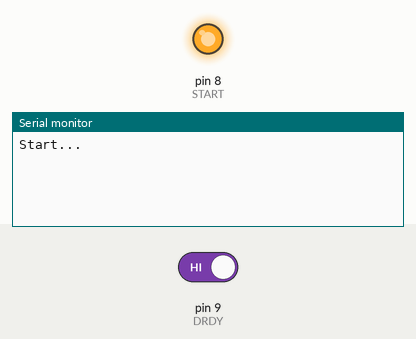
Simulated run of this sketch. Board: Arduino Uno, built with avr-gcc and run on an emulated ATmega328P. Parts: output pins drawn as LEDs (lit = HIGH), the last lines printed to the serial monitor. The test bench sets the inputs (shaded band); at power-on: pin 9 (DRDY) HIGH. Pins used as bus, display or sensor lines are not drawn.

Above: at 1.0 s.
1.1 s: pin 9 (DRDY) driven LOW
At 1.9 s:
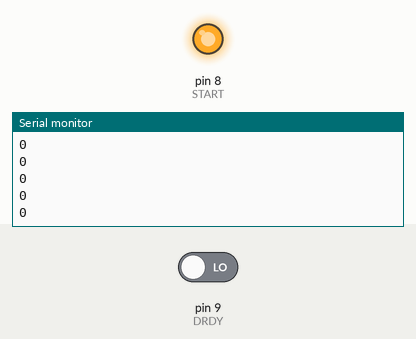
At 4.6 s:
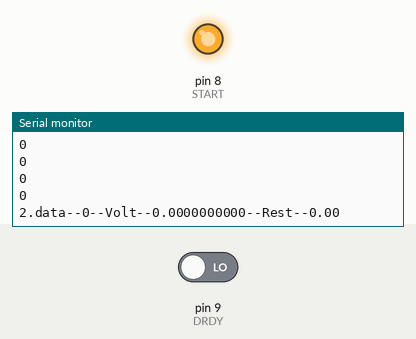

Measured:
- after the input at 1.1 s, the serial monitor: prints a new line at once (image 1)

The sketch:

ads-rtd.ino
```cpp
#include <SPI.h>

const int ADResetPulse = 1;  // ADC reset (min. 4x244 = 976 ns, low), 244 ns = 1/4,096 MHz;
const int ADResetDelay = 1;  // ADC delay afrter reset in ms min 0.6 ms
int mux1settings;
int a = 1;

const int CS = 10;  //clock pin

const int DRDY = 9;   //data ready pin
const int START = 8;  //start pin
const int RST = 7;    //data ready pin

#define MUX0 0x00   //Multiplexer Control Register 0
#define VBIAS 0X01  //Bias Voltage Register
#define MUX1 0x02   //Multiplexer Control REgister 1
#define SYS0 0x03   //System Control Register 0

#define MUX_SP2_AIN0 B00000000  // 000 AIN0 (default)
#define MUX_SP2_AIN1 B00001000  // 001 AIN1
#define MUX_SP2_AIN2 B00010000  // 010 AIN2
#define MUX_SP2_AIN3 B00011000  // 011 AIN3

#define MUX_SN2_AIN0 B00000000  // 000 AIN0
#define MUX_SN2_AIN1 B00000001  // 001 AIN1 (default)
#define MUX_SN2_AIN2 B00000010  // 010 AIN2
#define MUX_SN2_AIN3 B00000011  // 011 AIN3

#define WAKEUP 0x00  //Exit Sleep Mode
#define SLEEP 0x01   //Enter Sleep Mode
#define SYNC 0x04    //Synchornize the A/D Conversion
#define RESET 0x06   //Reset To Power UP values
#define NOP 0xFF     //NO Operation
/*DATA READ*/
#define RDATA 0x12   //Read data once
#define RDATAC 0x14  //Read data continously
#define SDATAC 0x16  //Stop reading data continously
/*READ REGISTER */
#define RREG 0x20  //Read From Register
#define WREG 0x40  //Write To Register
/*Calibration */
#define SYSOCAL 0x60   //System Offset Calibration
#define SYSGCAL 0x61   //System Gain Calibration
#define SELFOCAL 0x62  //Self Offset Calibration

#define PGA2_0 B00000000    // 1 (default)
#define PGA2_2 B00010000    // 2
#define PGA2_4 B00100000    // 4
#define PGA2_8 B00110000    // 8
#define PGA2_8 B00110000    // 8
#define PGA2_16 B01000000   // 16
#define PGA2_32 B01010000   // 32
#define PGA2_64 B01100000   // 64
#define PGA2_128 B01110000  // 128

#define DOR3_5 B00000000    // 5SPS (default)
#define DOR3_10 B00000001   // 10SPS
#define DOR3_20 B00000010   // 20SPS
#define DOR3_40 B00000011   // 40SPS
#define DOR3_80 B00000100   // 80SPS
#define DOR3_160 B00000101  // 160SPS

#define VREFCON1_OFF B00000000  // Internal reference is always off (default)
#define VREFCON1_ON B00100000   // Internal reference is always on
#define VREFCON1_PS B01100000   // Internal reference is on when a conversion is in progress

/* REFSELT1:0 These bits select the reference input for the ADC  */
#define REFSELT1_REF0 B00000000     // REF0 input pair selected (default)
#define REFSELT1_REF1 B00001000     // REF1 input pair selected
#define REFSELT1_ON B00010000       // Onboard reference selected
#define REFSELT1_ON_REF0 B00011000  // Onboard reference selected and internally connected to REF0 input pair

#define VBIAS_3 B00001000  // AIN3
#define VBIAS_2 B00000100  // AIN2
#define VBIAS_1 B00000010  // AIN1
#define VBIAS_0 B00000001  // AIN0

#define IDAC0 0x0A  //IDAC Control Register 0
#define IDAC1 0x0B  //IDAC Control Register 1

#define I1DIR_AIN0 B00000000   // AIN0
#define I1DIR_AIN1 B00010000   // AIN1
#define I1DIR_AIN2 B00100000   // AIN2
#define I1DIR_AIN3 B00110000   // AIN3
#define I1DIR_IEXT1 B10000000  // IEXT1
#define I1DIR_IEXT2 B10010000  // IEXT2
#define I1DIR_OFF B11000000

#define I2DIR_AIN0 B00000000   // AIN0
#define I2DIR_AIN1 B00000001   // AIN1
#define I2DIR_AIN2 B00000010   // AIN2
#define I2DIR_AIN3 B00000011   // AIN3
#define I2DIR_IEXT1 B00001000  // IEXT1
#define I2DIR_IEXT2 B00001001  // IEXT2
#define I2DIR_OFF B00001100

//The IMAG bits control the magnitude of the excitation current. The IDACs require the internal reference to be on.  */
#define IMAG2_OFF B00000000   // off (default)
#define IMAG2_50 B00000001    // 50uA
#define IMAG2_100 B00000010   // 100uA
#define IMAG2_250 B00000011   // 250uA
#define IMAG2_500 B00000100   // 500uA
#define IMAG2_750 B00000101   // 750uA
#define IMAG2_1000 B00000110  // 1000uA
#define IMAG2_1500 B00000111  // 1500uA

#define SPI_SPEED 4000000

unsigned long GetRegisterValue(uint8_t regAdress) {
  uint8_t bufr;
  SPI.beginTransaction(SPISettings(SPI_SPEED, MSBFIRST, SPI_MODE1));  // initialize SPI with 4Mhz clock, MSB first, SPI Mode0
  digitalWrite(CS, LOW);
  delayMicroseconds(1);
  SPI.transfer(RREG | regAdress);  // send 1st command byte, address of the register
  SPI.transfer(0x00);              // send 2nd command byte, read only one register
  delayMicroseconds(1);
  bufr = SPI.transfer(NOP);  // read data of the register
  delayMicroseconds(1);
  digitalWrite(CS, HIGH);
  //digitalWriteFast(_START, LOW);
  SPI.endTransaction();
  return bufr;
}

long GetConversion() {
  int32_t regData;
  ;
  while (digitalRead(DRDY) != 0)
    ;
  SPI.beginTransaction(SPISettings(SPI_SPEED, MSBFIRST, SPI_MODE1));
  digitalWrite(CS, LOW);  //Pull SS Low to Enable Communications with ADS1247
  delayMicroseconds(10);  // RD: Wait 25ns for ADC12xx to get ready
  SPI.transfer(RDATA);    //Issue RDATA
  delayMicroseconds(10);
  regData |= SPI.transfer(NOP);
  //delayMicroseconds(10);
  regData <<= 8;
  regData |= SPI.transfer(NOP);
  //delayMicroseconds(10);
  regData <<= 8;
  regData |= SPI.transfer(NOP);
  delayMicroseconds(10);
  digitalWrite(CS, HIGH);
  SPI.endTransaction();
  return regData;
}

void SetRegisterValue(uint8_t regAdress, uint8_t regValue) {
  uint8_t regValuePre = GetRegisterValue(regAdress);
  if (regValue != regValuePre) {
    //digitalWriteFast(_START, HIGH);
    delayMicroseconds(100);
    while (digitalRead(DRDY) != 0)
      ;
    SPI.beginTransaction(SPISettings(SPI_SPEED, MSBFIRST, SPI_MODE1));  // initialize SPI with SPI_SPEED, MSB first, SPI Mode1
    digitalWrite(CS, LOW);
    delayMicroseconds(100);
    SPI.transfer(SDATAC);  //Issue SDATAC
    delayMicroseconds(100);
    SPI.transfer(WREG | regAdress);  // send 1st command byte, address of the register
    SPI.transfer(0x00);              // send 2nd command byte, write only one register
    SPI.transfer(regValue);          // write data (1 Byte) for the register
    delayMicroseconds(10);
    digitalWrite(CS, HIGH);
    //digitalWriteFast(_START, LOW);
    if (regValue != GetRegisterValue(regAdress)) {  //Check if write was succesfull
      Serial.print("Write to Register 0x");
      Serial.print(regAdress, HEX);
      Serial.println(" failed!");
    } else {
      Serial.print("Write to Register 0x");
      Serial.print(regAdress, HEX);
      Serial.println(" OK");
    }
    SPI.endTransaction();
  }
}

void ADreset() {
  digitalWrite(RST, LOW);
  delay(ADResetPulse);
  digitalWrite(RST, HIGH);
  delay(ADResetDelay);
}

void ADread() {
  digitalWrite(10, LOW);
  delayMicroseconds(1);  // atraso mínimo de 10 ns (tcssc).
  SPI.transfer(0x12);    // Transfere a leitura do ADC para o buffer de saida
  /* A estrutura abixo salva byte a byte do bauffer de saida do ADC, na mesma vairiavel (regData), e com o bit-shifting,
 quando estamos salvando os bytes em um vertor, perdiamos o zero à esquerda o que complicava, na hora da converção para DEC */
  int32_t regData;
  regData |= SPI.transfer(0xff);
  regData <<= 8;
  regData |= SPI.transfer(0xff);
  regData <<= 8;
  regData |= SPI.transfer(0xff);
  Serial.print(regData, HEX);
  Serial.print(" <--> ");
  Serial.print(regData, DEC);
  Serial.print(" <--> ");
  float val = regData;
  //if (regData >> 23 == 1) {
  //val = ~regData-  0xFF000000 + 1;
  //val = (2.048/(8388608))*val;

  if (regData >> 23 == 1) {
    Serial.println("NaN");

  } else {
    Serial.print(val);
    Serial.print("--");
    double result_volt = val / (8388608 * 2);
    double result_resistance = 820 * result_volt / 0.002;  //
    Serial.print("Volt--");
    Serial.print(result_volt, DEC);
    Serial.print("--Rest--");
    Serial.println(result_resistance, DEC);
  }


  //else{
  //val = val*2.048/(8388608);
  // val = (1.813728/7429030)*(val/32.0)*1000;
  // Serial.println(val,DEC);
  //}
}

#define IDAC0_ID 144

void ADSSetup() {

  SetRegisterValue(MUX0, MUX_SP2_AIN0 | MUX_SN2_AIN1);
  SetRegisterValue(MUX1, REFSELT1_REF1 | VREFCON1_ON);  //ADS Reference on REF1, Internal Reference on
  SetRegisterValue(SYS0, PGA2_2 | DOR3_20);
}
#define MUXCAL2_TEMP B00000011  // Temperature diode
void test_intTemp(void) {
  SetRegisterValue(MUX1, MUXCAL2_TEMP | VREFCON1_ON | REFSELT1_ON);
  Serial.println("Wait for Measurement:");
  delay(1000);
  unsigned long temp_val = GetConversion();
  Serial.println(temp_val, DEC);
  double temp_voltage = (2.048 / 8388608) * temp_val;  //only 23bit data here.
  Serial.println(temp_voltage, DEC);
  double temp = ((temp_voltage - 0.118) / (405 * 0.000001)) + 25;  //see Datasheet S.30
  Serial.print("Internal Temperature is ");
  Serial.print(temp);
  Serial.println(" Grad Celsius!");
}

void SPIinitialize() {
  // Arduino ADC interface (wire accordingly)
  // inverse means that when pin is low relavent function is active e.g.:
  // DRDY low means ADC has data to send
  pinMode(CS, OUTPUT);     // pin 10 as CS (inverse) - CS = Chip Select, habilita comunicação (em low) SPI com ADS1247.
  pinMode(DRDY, INPUT);    // pin 07 as DRDY (inverse) - LOW indica conversão (ADC) completa.
  pinMode(START, OUTPUT);  // pin 08 as reset (inverse) - LOW (min. 4x244 ns =976 ns; 244 ns = 1/4,096 MHz) p/ reset.
  pinMode(RST, OUTPUT);    // pin 09 as start - High (min. 3x244 = 732 ns) inicia conversão (ADC). POde ficar high sempre.

  digitalWrite(CS, HIGH);     // pins set to high, desablita a comunicação SPI.
  digitalWrite(RST, HIGH);    // operação normal, reset em LOW.
  digitalWrite(START, HIGH);  // operação normal, ADC convertendo continuamente.

  SPI.beginTransaction(SPISettings(SPI_SPEED, MSBFIRST, SPI_MODE1));  // SPI setup SPI communication
  delay(200);                                                         // SPI delay for initialization
  SPI.begin();                                                        // SPI Module 'wake up'
}

void setup() {
  // put your setup code here, to run once:
  Serial.begin(115200);
  SPIinitialize();  // Arduino setup SPI.
  Serial.println("Start...");
  pinMode(LED_BUILTIN, OUTPUT);
  //ADSSetup();
  //test_intTemp();
  RTDSetup();
}
//3-wire RTD
void RTDSetup() {

  // 0--A// 2--20 3--0 A--96 B--3
	SetRegisterValue(0x00,0x0A);
	SetRegisterValue(MUX1, 0x20);
  SetRegisterValue(IDAC0, 0x96);  //	IDAC at 1,5mA current
  SetRegisterValue(IDAC1, 0x03 );
	SetRegisterValue(SYS0, 0x22);


  delay(100);
  Serial.println(GetRegisterValue(MUX0), HEX);
  Serial.println(GetRegisterValue(MUX1), HEX);
  Serial.println(GetRegisterValue(SYS0), HEX);
  Serial.println(GetRegisterValue(IDAC0), HEX);
  Serial.println(GetRegisterValue(IDAC1), HEX);
}

void test_inputRange(){
	SetRegisterValue(MUX0,MUX_SN2_AIN1 | MUX_SP2_AIN2);
	SetRegisterValue(MUX1, VREFCON1_ON | REFSELT1_ON);
  SetRegisterValue(IDAC0, 144 | 0x06);  //	IDAC at 1,5mA current
  SetRegisterValue(IDAC1, 0x03 );
	SetRegisterValue(SYS0, 0x22);

  delay(100);
  Serial.println(GetRegisterValue(MUX0), HEX);
  Serial.println(GetRegisterValue(MUX1), HEX);
  Serial.println(GetRegisterValue(SYS0), HEX);
  Serial.println(GetRegisterValue(IDAC0), HEX);
  Serial.println(GetRegisterValue(IDAC1), HEX);

	uint32_t val = GetConversion();

	if (val >> 23 == 1) {
		val = ~val-  0xFF000000 + 1;
		Serial.print(2.048/8388608*val );;Serial.print(" --- ");Serial.println(val);

	}
	else{
		Serial.print(2.048/8388608*val );Serial.print(" --- ");;Serial.println(val);
	}
	//Serial.println(val, HEX);


}

double test_RTD(void) {
  double result_temp = 0;

  unsigned long val = GetConversion();
  if (val >> 23 == 1) {
	  val = ~val-  0xFF000000 + 1;
		//Serial.print(2.048/8388608*val );;Serial.print(" --- ");Serial.println(val);
    double result_volt = (2.048 / 8388608) * (val/4);
    double result_resistance = result_volt*820;  //
    Serial.print("1.data--");
    Serial.print(val);
    Serial.print("--Volt--");
    Serial.print(result_volt, DEC);
    Serial.print("--Rest--");
    Serial.println(result_resistance);

  } else {
    double result_volt = (2.048 / 8388608) * (val/4);
    double result_resistance =  result_volt*820;  //
    Serial.print("2.data--");
    Serial.print(val);
    Serial.print("--Volt--");
    Serial.print(result_volt, DEC);
    Serial.print("--Rest--");
    Serial.println(result_resistance);
    //result_temp = (-R0*A+sqrt(pow(R0*A,2)-4*R0*B*(R0-result_resistance)))/(2*R0*B);
    //Serial << millis() << "\t" << _FLOAT(result_volt,4) << "\t" << _FLOAT(result_resistance,4) << "\t" <<  _FLOAT(result_temp,4) << "\t" << val << endl;
  }
  return result_temp;
}

void loop() {
  // put your main code here, to run repeatedly:
  digitalWrite(LED_BUILTIN, HIGH);  // turn the LED on (HIGH is the voltage level)
  delay(1000);                      // wait for a second
  digitalWrite(LED_BUILTIN, LOW);   // turn the LED off by making the voltage LOW
  delay(1000);
  //Serial.println("Reaing...");
  if (digitalRead(DRDY) == 0) {
    test_RTD();  // read data when ADC dataReady is low
  }
}
```
